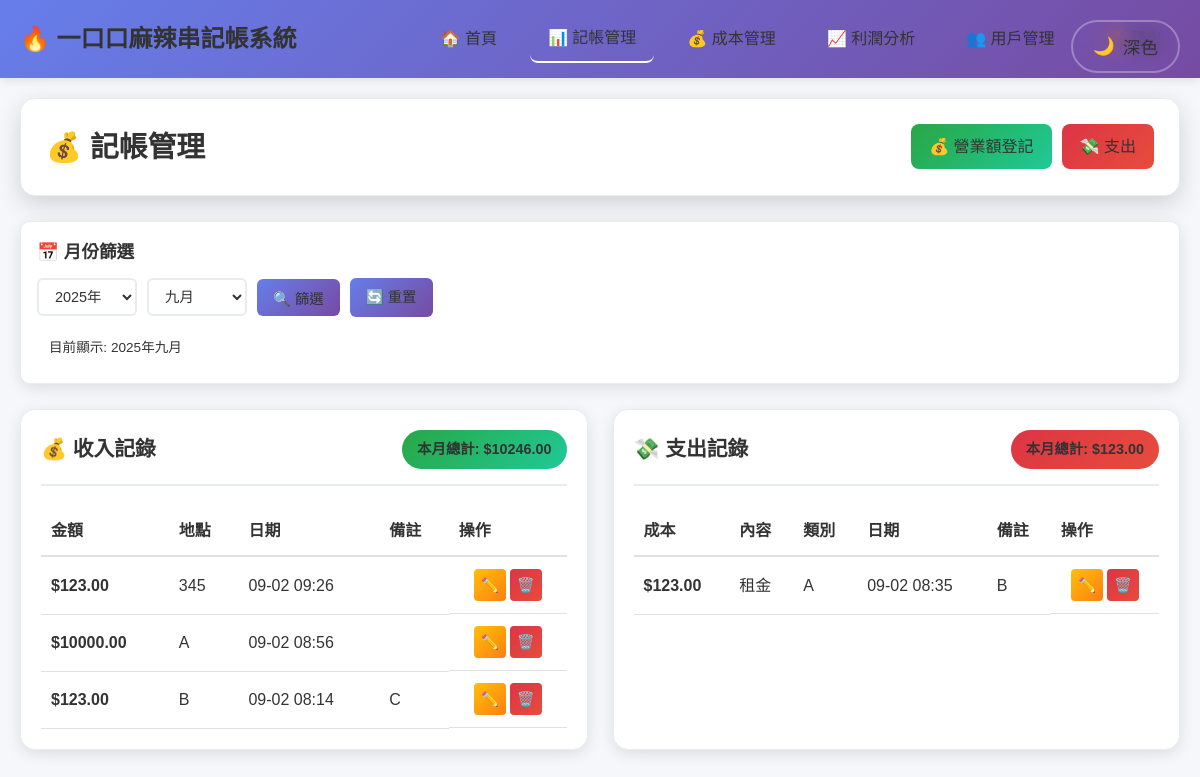
The page /dashboard/sales/ (signed in) on the database its author committed.
### sales/models.py (models this page shows, shortened)
class Sale(models.Model):
    CATEGORY_CHOICES = [
        ('堂食', '堂食'),
        ('外帶', '外帶'),
        ('外送', '外送'),
        ('其他', '其他'),
    ]
    date = models.DateTimeField(
        verbose_name='日期時間',
        help_text='銷售日期時間'
    )
    amount = models.DecimalField(
        max_digits=10,
        decimal_places=2,
        validators=[MinValueValidator(0)],
        verbose_name='銷售金額',
        help_text='當日銷售總額'
    )
    description = models.CharField(
        max_length=200,
        blank=True,
        verbose_name='說明',
        help_text='銷售情況說明'
    )
    category = models.CharField(
        max_length=20,
        choices=CATEGORY_CHOICES,
        default='堂食',
        verbose_name='銷售類別'
    )
    store_id = models.CharField(
        max_length=50,
        default='main_store',
        verbose_name='店面ID',
        help_text='未來擴展多店管理用'
    )
    recorded_by = models.ForeignKey(
        'accounts.User',
        on_delete=models.CASCADE,
        related_name='sales_recorded',
        verbose_name='記錄人員'
    )
    notes = models.TextField(
        max_length=500,
        blank=True,
        verbose_name='備註',
        help_text='額外說明或備註'
    )
    created_at = models.DateTimeField(
        auto_now_add=True,
        verbose_name='建立時間'
    )
    updated_at = models.DateTimeField(
        auto_now=True,
        verbose_name='更新時間'
    )
    class Meta:
        verbose_name = '銷售額'
        verbose_name_plural = '銷售額'
        ordering = ['-date', '-created_at']
        unique_together = ['date', 'store_id']  # 同店同日期只能有一筆記錄
        indexes = [
            models.Index(fields=['date', 'store_id']),
            models.Index(fields=['store_id', 'date']),
            models.Index(fields=['category', 'store_id']),
        ]

### expenses/models.py (models this page shows, shortened)
class Expense(models.Model):
    CATEGORY_CHOICES = [
        ('日常支出', '日常支出'),
        ('食材採購', '食材採購'),
        ('水電費', '水電費'),
        ('租金', '租金'),
        ('人工費', '人工費'),
        ('其他', '其他'),
    ]
    date = models.DateTimeField(
        verbose_name='支出時間',
        help_text='支出發生的日期時間'
    )
    amount = models.DecimalField(
        max_digits=10,
        decimal_places=2,
        validators=[MinValueValidator(0)],
        verbose_name='支出金額',
        help_text='支出金額'
    )
    item_name = models.CharField(
        max_length=200,
        verbose_name='支出項目',
        help_text='支出項目名稱'
    )
    category = models.CharField(
        max_length=20,
        choices=CATEGORY_CHOICES,
        default='日常支出',
        verbose_name='支出類別'
    )
    notes = models.TextField(
        max_length=500,
        blank=True,
        verbose_name='備註',
        help_text='支出說明或備註'
    )
    recorded_by = models.ForeignKey(
        'accounts.User',
        on_delete=models.CASCADE,
        related_name='expenses_recorded',
        verbose_name='記錄人員'
    )
    created_at = models.DateTimeField(
        auto_now_add=True,
        verbose_name='建立時間'
    )
    updated_at = models.DateTimeField(
        auto_now=True,
        verbose_name='更新時間'
    )
    class Meta:
        verbose_name = '支出'
        verbose_name_plural = '支出'
        ordering = ['-date', '-created_at']
        indexes = [
            models.Index(fields=['date']),
            models.Index(fields=['category']),
            models.Index(fields=['recorded_by']),
        ]

### onecoco/views.py (the view)
# urls.py: path('dashboard/sales/', views.sales_management, name='sales_management'),
@login_required
def sales_management(request):
    from sales.models import Sale
    from django.db.models import Sum
    from datetime import date, datetime, timedelta
    from django.utils import timezone
    import calendar
    selected_year = request.GET.get('year', timezone.now().year)
    selected_month = request.GET.get('month', timezone.now().month)
    try:
        selected_year = int(selected_year)
        selected_month = int(selected_month)
    except (ValueError, TypeError):
        selected_year = timezone.now().year
        selected_month = timezone.now().month
    first_day = date(selected_year, selected_month, 1)
    last_day = date(selected_year, selected_month, calendar.monthrange(selected_year, selected_month)[1])
    start_datetime = timezone.make_aware(datetime.combine(first_day, datetime.min.time()))
    end_datetime = timezone.make_aware(datetime.combine(last_day, datetime.max.time()))
    today = timezone.now().date()
    tomorrow = today + timedelta(days=1)
    today_start = timezone.make_aware(datetime.combine(today, datetime.min.time()))
    today_end = timezone.make_aware(datetime.combine(tomorrow, datetime.min.time()))
    try:
        today_sales = Sale.objects.filter(
            date__gte=today_start,
            date__lt=today_end
        )
    except Exception as e:
        today_sales = Sale.objects.none()
    try:
        from expenses.models import Expense
        filtered_sales = Sale.objects.filter(
            date__gte=start_datetime,
            date__lte=end_datetime
        ).select_related('recorded_by').order_by('-date')
        filtered_expenses = Expense.objects.filter(
            date__gte=start_datetime,
            date__lte=end_datetime
        ).select_related('recorded_by').order_by('-date')
        sales_total = filtered_sales.aggregate(total=Sum('amount'))['total'] or 0
        expenses_total = filtered_expenses.aggregate(total=Sum('amount'))['total'] or 0
    except Exception:
        filtered_sales = Sale.objects.none()
        filtered_expenses = []
        sales_total = 0
        expenses_total = 0
    current_year = timezone.now().year
    years = list(range(current_year - 2, current_year + 2))
    months = [
        (1, '一月'), (2, '二月'), (3, '三月'), (4, '四月'),
        (5, '五月'), (6, '六月'), (7, '七月'), (8, '八月'),
        (9, '九月'), (10, '十月'), (11, '十一月'), (12, '十二月')
    ]
    context = {
        'user': request.user,
        'filtered_sales': filtered_sales,
        'filtered_expenses': filtered_expenses,
        'today_sales': today_sales,
        'today_total': today_sales.aggregate(total=Sum('amount'))['total'] or 0,
        'sales_total': sales_total,
        'expenses_total': expenses_total,
        'selected_year': selected_year,
        'selected_month': selected_month,
        'years': years,
        'months': months,
        'current_month_name': dict(months)[selected_month],
    }
    return render(request, 'dashboard/sales_management_unified.html', context)

### templates/dashboard/sales_management_unified.html (shortened to what this page needs)
{% extends 'base/base.html' %}
{% load static %}
{% block page_header %}
<div class="page-header">
    <h2>💰 記帳管理</h2>
    <div class="action-buttons">
        <a href="#" class="btn-revenue" onclick="ModalUtils.showModal('revenueModal')">
            💰 營業額登記
        </a>
        <a href="#" class="btn-expense" onclick="ModalUtils.showModal('expenseModal')">
            💸 支出
        </a>
    </div>
</div>
{% endblock %}
{% block content %}
<div class="filter-section">
    <div class="filter-container">
        <h3>📅 月份篩選</h3>
        <form method="GET" class="filter-form">
            <select name="year" class="filter-select">
                {% for year in years %}
                <option value="{{ year }}" {% if year == selected_year %}selected{% endif %}>{{ year }}年</option>
                {% endfor %}
            </select>
            <select name="month" class="filter-select">
                {% for month_num, month_name in months %}
                <option value="{{ month_num }}" {% if month_num == selected_month %}selected{% endif %}>{{ month_name }}</option>
                {% endfor %}
            </select>
            <button type="submit" class="filter-btn">
                🔍 篩選
            </button>
            <a href="{% url 'sales_management' %}" class="filter-btn" style="text-decoration: none;">
                🔄 重置
            </a>
        </form>
        <div class="current-period">
            目前顯示: {{ selected_year }}年{{ current_month_name }}
        </div>
    </div>
</div>
<div class="records-container">
    <div class="records-section income-section">
        <div class="section-header">
            <h3>💰 收入記錄</h3>
            <div class="section-total">本月總計: ${{ sales_total|floatformat:2 }}</div>
        </div>
        {% if filtered_sales %}
        <table class="records-table">
            <thead>
                <tr>
                    <th>金額</th>
                    <th>地點</th>
                    <th>日期</th>
                    <th>備註</th>
                    <th>操作</th>
                </tr>
            </thead>
            <tbody>
                {% for sale in filtered_sales %}
                <tr>
                    <td class="amount-cell">${{ sale.amount|floatformat:2 }}</td>
                    <td class="location-cell">{% if sale.category %}{{ sale.category }}{% endif %}</td>
                    <td class="date-cell">{{ sale.date|date:"m-d H:i" }}</td>
                    <td class="notes-cell">{% if sale.notes %}{{ sale.notes }}{% endif %}</td>
                    <td class="action-cell">
                        <a href="#" class="btn btn-warning" onclick="editSale({{ sale.id }}, {{ sale.amount }}, '{{ sale.category|default:"" }}', '{{ sale.date|date:"Y-m-d" }}', '{{ sale.date|date:"H:i" }}', '{{ sale.notes|default:"" }}')" title="編輯">✏️</a>
                        <a href="#" class="btn btn-danger" onclick="deleteSale({{ sale.id }})" title="刪除">🗑️</a>
                    </td>
                </tr>
                {% endfor %}
            </tbody>
        </table>
        {% else %}
        <div class="empty-state">
            <h4>📊 暫無收入記錄</h4>
            <p>點擊「營業額登記」開始記錄收入</p>
        </div>
        {% endif %}
    </div>
    <div class="records-section expense-section">
        <div class="section-header">
            <h3>💸 支出記錄</h3>
            <div class="section-total">本月總計: ${{ expenses_total|floatformat:2 }}</div>
        </div>
        {% if filtered_expenses %}
        <table class="records-table">
            <thead>
                <tr>
                    <th>成本</th>
                    <th>內容</th>
                    <th>類別</th>
                    <th>日期</th>
                    <th>備註</th>
                    <th>操作</th>
                </tr>
            </thead>
            <tbody>
                {% for expense in filtered_expenses %}
                <tr>
                    <td class="amount-cell expense-amount">${{ expense.amount|floatformat:2 }}</td>
                    <td class="content-cell">{{ expense.item_name }}</td>
                    <td class="category-cell">{% if expense.category %}{{ expense.category }}{% endif %}</td>
                    <td class="date-cell">{{ expense.date|date:"m-d H:i" }}</td>
                    <td class="notes-cell">{% if expense.notes %}{{ expense.notes }}{% endif %}</td>
                    <td class="action-cell">
                        <a href="#" class="btn btn-warning" onclick="editExpense({{ expense.id }}, {{ expense.amount }}, '{{ expense.item_name }}', '{{ expense.category|default:"" }}', '{{ expense.date|date:"Y-m-d" }}', '{{ expense.date|date:"H:i" }}', '{{ expense.notes|default:"" }}')" title="編輯">✏️</a>
                        <a href="#" class="btn btn-danger" onclick="deleteExpense({{ expense.id }})" title="刪除">🗑️</a>
                    </td>
                </tr>
                {% endfor %}
            </tbody>
        </table>
        {% else %}
        <div class="empty-state">
            <h4>💸 暫無支出記錄</h4>
            <p>點擊「支出」開始記錄支出</p>
        </div>
        {% endif %}
    </div>
</div>
{% endblock %}

### templates/base/base.html (shortened to what this page needs)
<!DOCTYPE html>
<html lang="zh-TW">
<head>
    {% load static %}
    <link rel="stylesheet" href="{% static 'css/global-theme.css' %}">
</head>
<body>
    <nav class="navbar">
        <div class="nav-container">
            <div class="nav-logo">
                <h1>🔥 一口口麻辣串記帳系統</h1>
            </div>
            <div class="nav-menu">
                <a href="{% url 'dashboard' %}" class="{% if request.resolver_match.url_name == 'dashboard' %}active{% endif %}">
                    🏠 首頁
                </a>
                <a href="{% url 'sales_management' %}" class="{% if request.resolver_match.url_name == 'sales_management' %}active{% endif %}">
                    📊 記帳管理
                </a>
                <a href="{% url 'cost_management' %}" class="{% if request.resolver_match.url_name == 'cost_management' %}active{% endif %}">
                    💰 成本管理
                </a>
                <a href="{% url 'profit_analysis' %}" class="{% if request.resolver_match.url_name == 'profit_analysis' %}active{% endif %}">
                    📈 利潤分析
                </a>
                <a href="{% url 'user_management' %}" class="{% if request.resolver_match.url_name == 'user_management' %}active{% endif %}">
                    👥 用戶管理
                </a>
                <a href="{% url 'custom_logout' %}">
                    🚪 登出
                </a>
                <button class="theme-toggle" id="theme-toggle-btn">
                    <span id="theme-icon">🌙</span>
                    <span id="theme-text">深色</span>
                </button>
            </div>
        </div>
    </nav>
    <div class="container">
        {% block page_header %}{% endblock %}
        <div class="main-content">
            {% block content %}{% endblock %}
        </div>
    </div>
    {% load static %}
</body>
</html>

### static/css/global-theme.css (style rules this page uses)
* { margin: 0; padding: 0; box-sizing: border-box; }
body { font-family: 'Microsoft JhengHei', Arial, sans-serif; background: #f5f7fa; color: #333; line-height: 1.6; }
.theme-toggle { position: fixed; top: 20px; right: 20px; z-index: 1000; background: rgba(255, 255, 255, 0.2); border: 2px solid rgba(255, 255, 255, 0.3); border-radius: 50px; padding: 12px 20px; color: white; font-size: 1.1em; cursor: pointer; transition: all 0.3s ease; backdrop-filter: blur(10px); display: flex; align-items: center; gap: 8px; }
body:not([data-theme="dark"]) { background: #f5f7fa !important; color: #333 !important; }
body:not([data-theme="dark"]) * { background-color: transparent !important; color: #333 !important; }
body:not([data-theme="dark"]) .card, body:not([data-theme="dark"]) .page-header, body:not([data-theme="dark"]) .filter-section, body:not([data-theme="dark"]) .records-section, body:not([data-theme="dark"]) .users-table, body:not([data-theme="dark"]) .profit-card { background: white !important; color: #333 !important; border: 1px solid #e9ecef !important; }
.navbar { background: linear-gradient(135deg, #667eea 0%, #764ba2 100%); color: white; padding: 15px 0; box-shadow: 0 2px 10px rgba(0,0,0,0.1); }
.nav-container { max-width: 1200px; margin: 0 auto; display: flex; justify-content: space-between; align-items: center; padding: 0 20px; }
.nav-logo h1 { font-size: 1.5em; font-weight: 600; }
.nav-menu { display: flex; gap: 15px; align-items: center; }
.nav-menu a { color: white; text-decoration: none; padding: 10px 18px; border-radius: 8px; transition: all 0.3s ease; white-space: nowrap; display: flex; align-items: center; justify-content: center; min-width: fit-content; }
.nav-menu a.active { background: rgba(255, 255, 255, 0.3); border-bottom: 2px solid #fff; }
.container { max-width: 1200px; margin: 0 auto; padding: 20px; }
.btn { display: inline-block; padding: 12px 24px; background: linear-gradient(135deg, #667eea, #764ba2); color: white; text-decoration: none; border-radius: 8px; border: none; cursor: pointer; font-size: 1em; font-weight: 500; transition: all 0.3s ease; text-align: center; }
.btn-danger { background: linear-gradient(135deg, #dc3545, #e74c3c); }
.btn-warning { background: linear-gradient(135deg, #ffc107, #fd7e14); }

### rows shown on the page
Sale: amount "123.00", category "345", date "09-02 09:26"
Sale: amount "10000.00", category "A", date "09-02 08:56"
Sale: amount "123.00", category "B", date "09-02 08:14", notes "C"
Expense: amount "123.00", item_name "租金", category "A", date "09-02 08:35", notes "B"

### other values the page prints
{{ selected_year }} "2025"
{{ current_month_name }} "九月"
{{ sales_total|floatformat:2 }} "10246.00"
{{ expenses_total|floatformat:2 }} "123.00"
form field year "2025年"
form field month "九月"
